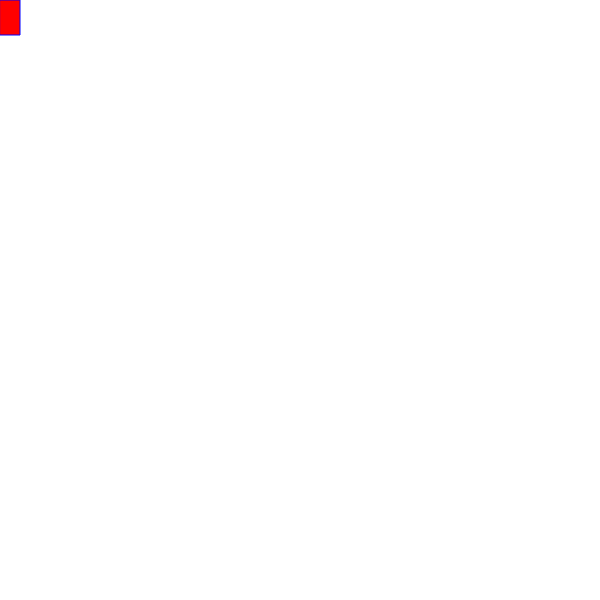
Frame 1 (no input)
Frame 60 (no input): identical to frame 1, image omitted
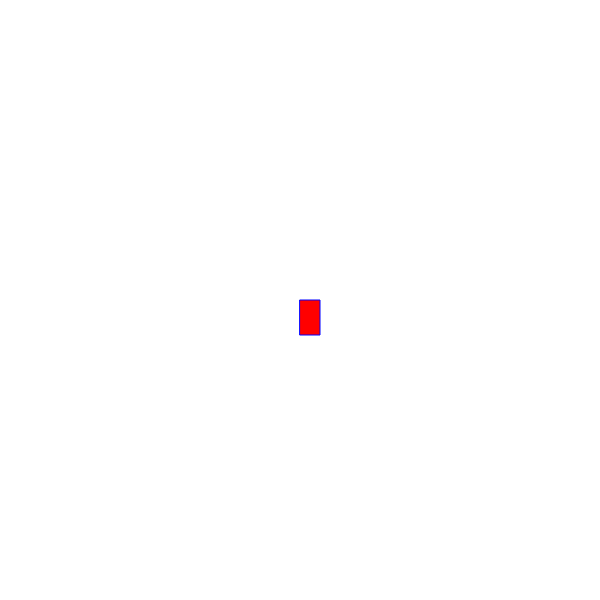
Frame 120 (the mouse pressed at the canvas centre since frame 60)

The p5.js sketch that drew these frames (run headless with seeded random() and noise() and a simulated clock; from frame 60 on, the mouse is pressed at the canvas centre):

// p5.js sketch
// ── sketch.js
function setup() {
    createCanvas(600, 600);
  }
  
  function draw() {
    background("white");
  
  stroke("blue")
  fill("red")
   rect(mouseX, mouseY, 20, 35);
  }
